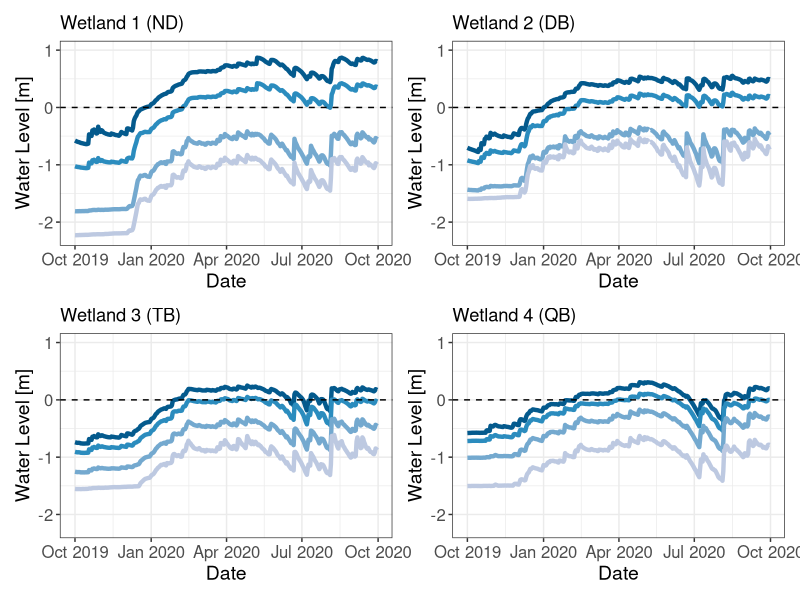

The R source for this figure:
#~~~~~~~~~~~~~~~~~~~~~~~~~~~~~~~~~~~~~~~~~~~~~~~~~~~~~~~~~~~~~~~~~~~~~~~~~~~~~~~
#Title: Depth to water table calculation
#Coder: C. Nate Jones (cnjones7@ua.edu)
#Date: 3/5/2020
#Purpose: Estimate depth to water table at wetland sampling locations
#~~~~~~~~~~~~~~~~~~~~~~~~~~~~~~~~~~~~~~~~~~~~~~~~~~~~~~~~~~~~~~~~~~~~~~~~~~~~~~~

#~~~~~~~~~~~~~~~~~~~~~~~~~~~~~~~~~~~~~~~~~~~~~~~~~~~~~~~~~~~~~~~~~~~~~~~~~~~~~~~
#1.0 Setup workspace------------------------------------------------------------
#~~~~~~~~~~~~~~~~~~~~~~~~~~~~~~~~~~~~~~~~~~~~~~~~~~~~~~~~~~~~~~~~~~~~~~~~~~~~~~~
#Clear workspace
remove(list=ls())

#download relevant libraries
library(lubridate)
library(patchwork)
library(tidyverse)

#download data
df<-read_csv("data/waterLevel.csv")
survey<-read_csv("data/xs_survey.csv")

#Filter data to Site_Names of interest
df<- df %>%  filter(str_detect(Site_Name, "QB|TB|DB|ND")) 

#~~~~~~~~~~~~~~~~~~~~~~~~~~~~~~~~~~~~~~~~~~~~~~~~~~~~~~~~~~~~~~~~~~~~~~~~~~~~~~~
#2.0 Estimate Depth to Water Table-----------------------------------------------
#~~~~~~~~~~~~~~~~~~~~~~~~~~~~~~~~~~~~~~~~~~~~~~~~~~~~~~~~~~~~~~~~~~~~~~~~~~~~~~~
#2.1 Depth to water table function----------------------------------------------
waterLevel_fun<-function(wetland_code){
  
  #Organize data~~~~~~~~~~~~~~~~~~~~~~~~~~~~~~~~~~~~~~~~~~~~~~~~~~~~~~~~~~~~~~~~
  #Create wide df of wetland and upland water level data
  temp<-df %>%
    #Select time series of interest
    filter(Site_Name == paste0(wetland_code, ' Wetland Well Shallow') |
             Site_Name == paste0(wetland_code, ' Upland Well 1')) %>%
    #Create wide dataframe
    pivot_wider(names_from = Site_Name, 
                values_from = waterLevel) %>% 
    rename(y_sw = paste0(wetland_code, ' Wetland Well Shallow'),
           y_gw = paste0(wetland_code, ' Upland Well 1'))
  
  #Cross section data
  xs<-survey %>% filter(wetland == wetland_code) %>% select(distance, elevation)
  
  #Define points of interest
  sample<- survey %>% 
    filter(wetland == wetland_code) %>% 
    filter(str_detect(station,"KW"))%>% 
    select(station, distance, elevation)
  
  #Define Wells [for now, assume wetladn well x = 0]
  well<- survey %>% 
    filter(wetland == wetland_code) %>% 
    filter(str_detect(station,"Upland Well")) %>% 
    select(distance, elevation)
  
  #Estimate depth to water table~~~~~~~~~~~~~~~~~~~~~~~~~~~~~~~~~~~~~~~~~~~~~~~~
  #Start function to estimate depth to water table for each sampling point
  inner_fun<-function(n){
    
    #Define sample
    sample<-sample[n,]
    
    #Create interpolation to estimate inundation extent
    inundation_fun<-approxfun(xs$elevation, xs$distance, yleft = 0)
    
    #Define horizontal distances 
    temp <- temp %>%
      mutate(
        #Distance from well to edge of water
        x_sw = inundation_fun(y_sw), 
        #distance from wetland to upland well
        x_gw = well$distance,
        #distance from wetland well to sampling location
        x_n = sample$distance)
    
    #Define water level at sample location
    temp <- temp %>%
      mutate(y_n = 
               #If sampling the sampling location is beyond upland well
               if_else(x_n>=x_gw, 
                       y_gw,
                       #If sampling location is inundated
                       if_else(x_n<=x_sw, 
                               y_sw, 
                               #If sampling location between inunation and upland well
                               (y_gw-y_sw)*(x_n-x_sw)/(x_gw-x_sw) + y_sw)))
    
    #Estimate depth
    temp<-temp %>% mutate(d_n = sample$elevation - y_n, 
                          station = sample$station)
    
    #Organize and export
    temp %>% select(Timestamp, d_n, station)
  }
  
  #Apply function to all sites                   
  output<-lapply(seq(1, nrow(sample)),inner_fun) %>% bind_rows(.)
  
  #Add wetland code
  output$wetland<-wetland_code
  
  #Estimate elevation relative to ground surface
  output <-output %>% 
    mutate(y_n= d_n*-1) %>% 
    select(-d_n)
  
  #Export output
  output
}

#2.2 Apply Functions------------------------------------------------------------
Site_Names<-c("QB","TB","DB","ND")
df<-lapply(Site_Names, waterLevel_fun) %>% bind_rows(.)

#2.3 Export file----------------------------------------------------------------
write.csv(df, "data/waterLevel_at_sampling_location.csv")

#~~~~~~~~~~~~~~~~~~~~~~~~~~~~~~~~~~~~~~~~~~~~~~~~~~~~~~~~~~~~~~~~~~~~~~~~~~~~~~~
#3.0 Plots!!!-------------------------------------------------------------------
#~~~~~~~~~~~~~~~~~~~~~~~~~~~~~~~~~~~~~~~~~~~~~~~~~~~~~~~~~~~~~~~~~~~~~~~~~~~~~~~
#option to filter to 2020 water year
df <- df %>% filter(Timestamp > "2019-09-30" & Timestamp < "2020-10-01") 

#Quintesential Bay
QB<-df %>% 
  filter(wetland =="QB") %>% 
  pivot_wider(names_from = station, values_from = y_n) %>% 
  ggplot(aes(x=Timestamp)) + 
  geom_line(aes(y=`KW-1W`), col='#045a8d',size=1.5) +
  geom_line(aes(y=`KW-2E`), col='#2b8cbe',size=1.5) +
  geom_line(aes(y=`KW-3T`), col='#74a9cf',size=1.5) +
  geom_line(aes(y=`KW-4U`), col='#bdc9e1',size=1.5) +
  geom_hline(yintercept=0,linetype="dashed")+
  #geom_hline(yintercept=-0.5,linetype="dashed",col="red")+
  ggtitle("Wetland 4 (QB)") +
  ylim(-2.25,1)+
  theme_bw() +
  theme(
    axis.title.y = element_text(size = 14),
    axis.title.x = element_text(size = 14),
    axis.text.y  = element_text(size = 12),
    axis.text.x  = element_text(size = 12)
  ) + 
  #Add labels
  xlab("Date") +
  ylab("Water Level [m]") 

#Tiger B
TB<-df %>% 
  filter(wetland =="TB") %>% 
  pivot_wider(names_from = station, values_from = y_n) %>% 
  ggplot(aes(x=Timestamp)) + 
  geom_line(aes(y=`KW-1W`), col='#045a8d',size=1.5) +
  geom_line(aes(y=`KW-2E`), col='#2b8cbe',size=1.5) +
  geom_line(aes(y=`KW-3T`), col='#74a9cf',size=1.5) +
  geom_line(aes(y=`KW-4U`), col='#bdc9e1',size=1.5) +
  geom_hline(yintercept=0,linetype="dashed")+
  #geom_hline(yintercept=-0.5,linetype="dashed",col="red")+
  ggtitle("Wetland 3 (TB)") +
  theme_bw() +
  ylim(-2.25,1)+
  theme(
    axis.title.y = element_text(size = 14),
    axis.title.x = element_text(size = 14),
    axis.text.y  = element_text(size = 12),
    axis.text.x  = element_text(size = 12),    
    legend.position = c("bottom")
  ) + 
  #Add labels
  xlab("Date") + 
  ylab("Water Level [m]") 
#Dark Bay
DB<-df %>% 
  filter(wetland =="DB") %>% 
  pivot_wider(names_from = station, values_from = y_n) %>% 
  ggplot(aes(x=Timestamp)) + 
  geom_line(aes(y=`KW-1W`), col='#045a8d',size=1.5) +
  geom_line(aes(y=`KW-2E`), col='#2b8cbe',size=1.5) +
  geom_line(aes(y=`KW-3T`), col='#74a9cf',size=1.5) +
  geom_line(aes(y=`KW-4U`), col='#bdc9e1',size=1.5) +
  geom_hline(yintercept=0,linetype="dashed")+
  #geom_hline(yintercept=-0.5,linetype="dashed",col="red")+
  ggtitle("Wetland 2 (DB)") +
  theme_bw() +
  ylim(-2.25,1)+
  theme(
    axis.title.y = element_text(size = 14),
    axis.title.x = element_text(size = 14),
    axis.text.y  = element_text(size = 12),
    axis.text.x  = element_text(size = 12)
    
  ) + 
  #Add labels
  xlab("Date") + 
  ylab("Water Level [m]") 

#North Dogbone
ND<-df %>% 
  filter(wetland =="ND") %>% 
  pivot_wider(names_from = station, values_from = y_n) %>% 
  ggplot(aes(x=Timestamp)) + 
  geom_line(aes(y=`KW-1W`), col='#045a8d',size=1.5) +
  geom_line(aes(y=`KW-2E`), col='#2b8cbe',size=1.5) +
  geom_line(aes(y=`KW-3T`), col='#74a9cf',size=1.5) +
  geom_line(aes(y=`KW-4U`), col='#bdc9e1',size=1.5) +
  geom_hline(yintercept=0,linetype="dashed")+
  #geom_hline(yintercept=-0.5,linetype="dashed",col="red")+
  ggtitle("Wetland 1 (ND)") +
  theme_bw() +
  ylim(-2.25,1)+
  theme(
    axis.title.y = element_text(size = 14),
    axis.title.x = element_text(size = 14),
    axis.text.y  = element_text(size = 12),
    axis.text.x  = element_text(size = 12)
    
  ) + 
  #Add labels
  xlab("Date") + 
  ylab("Water Level [m]") 

#plot
ND + DB + TB + QB  
